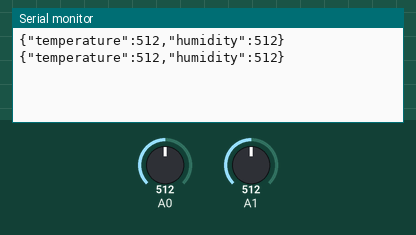
This sketch was run on a simulated Arduino Nano, built with avr-gcc and run on an emulated ATmega328P. Shown: the last lines printed to the serial monitor. The test bench sets the inputs (shaded band); at power-on: A0 = 512, A1 = 512.

Above: at 2.8 s.
2.9 s: A0 set to 716
At 5.0 s:
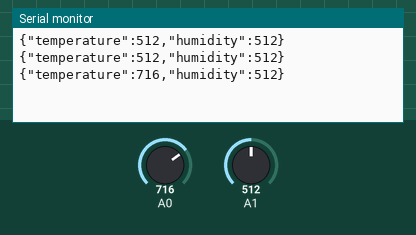
5.6 s: A1 set to 716
At 6.6 s:
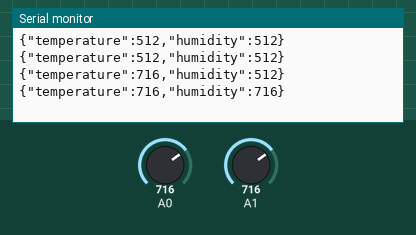
8.3 s: A0 set to 900
At 10.8 s:
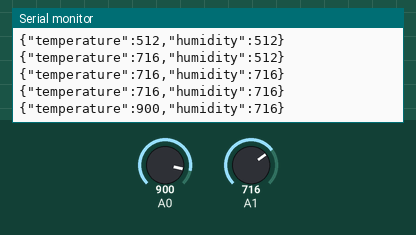
11.0 s: A1 set to 900
At 12.6 s:
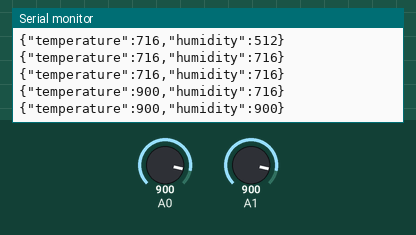
Timing chart, 0 to 14.1 s (numbered marks = the images above; inputs shaded):
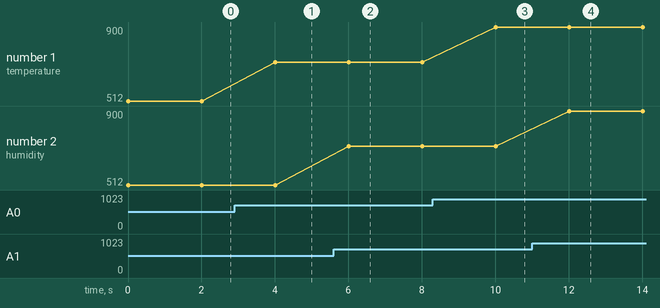

Measured:
- after the input at 2.9 s, the serial monitor: prints a new line after 1.1 s (image 1)
- after the input at 5.6 s, the serial monitor: prints a new line after 0.41 s (image 2)
- after the input at 8.3 s, the serial monitor: prints a new line after 1.7 s (image 3)
- after the input at 11.0 s, the serial monitor: prints a new line after 1.0 s (image 4)
- plotted number 1: 512 → 716 after the input at 2.9 s, 716 → 900 after the input at 8.3 s

The sketch:

hassioExample.ino
```cpp
#include <Arduino.h>
#include <ArduinoJson.h>

void setup() {
  Serial.begin(115200);
}

void loop() {
  StaticJsonBuffer<100> jsonBuffer;
  JsonObject& json = prepareResponse(jsonBuffer);
  json.printTo(Serial);
  Serial.println();
  delay(2000);
}

JsonObject& prepareResponse(JsonBuffer& jsonBuffer) {
  JsonObject& root = jsonBuffer.createObject();
  root["temperature"] = analogRead(A0);
  root["humidity"] = analogRead(A1);
  return root;
}
```
